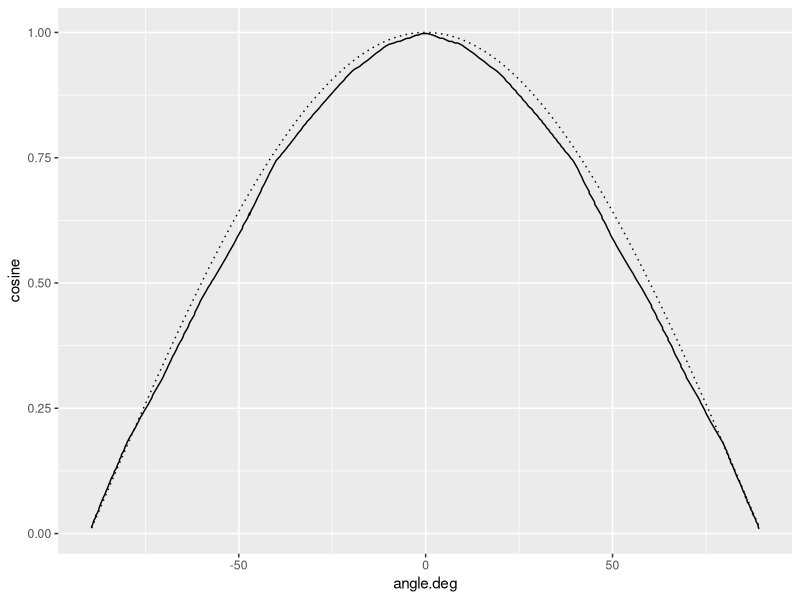
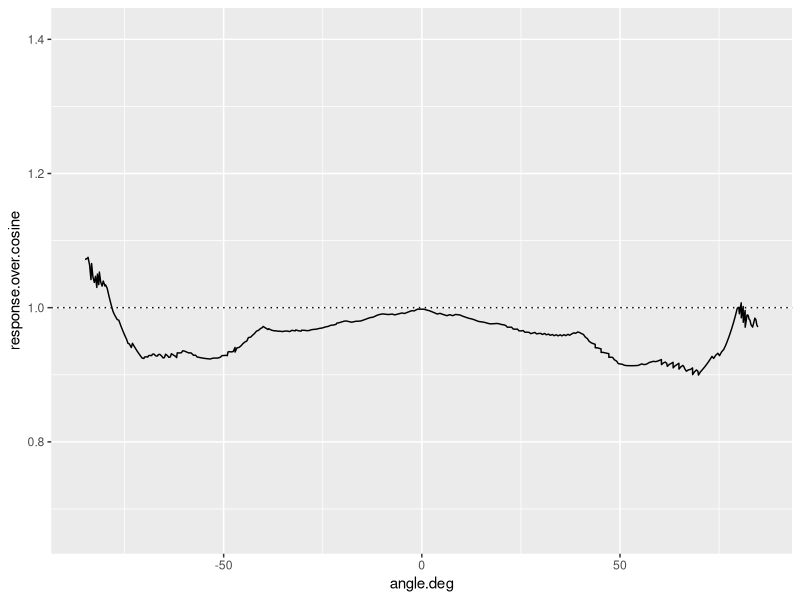
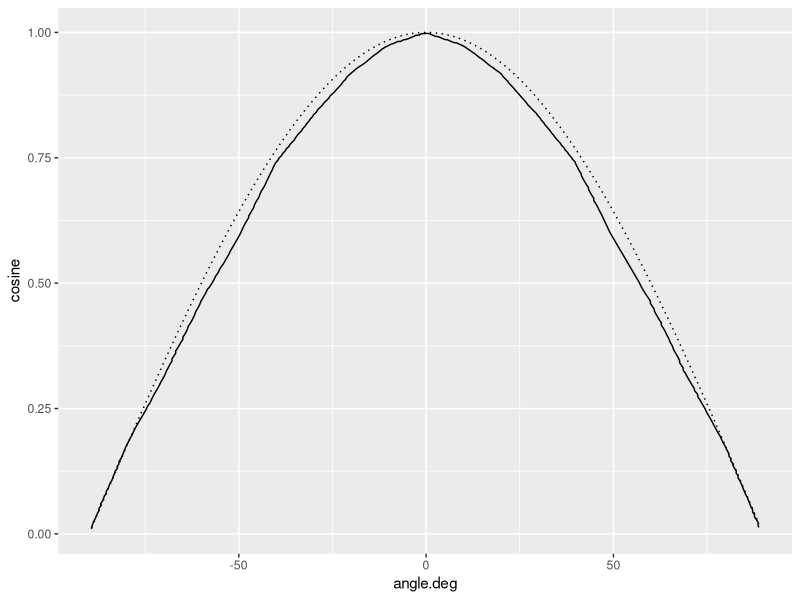
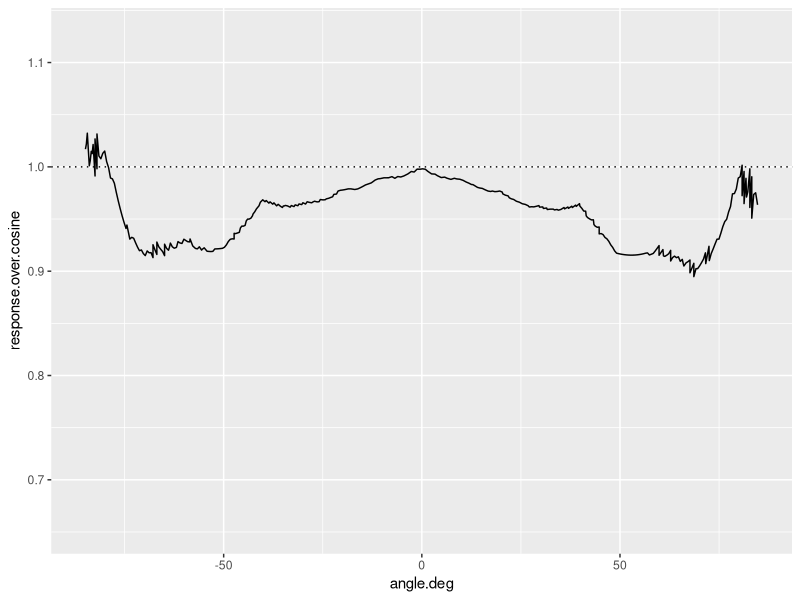
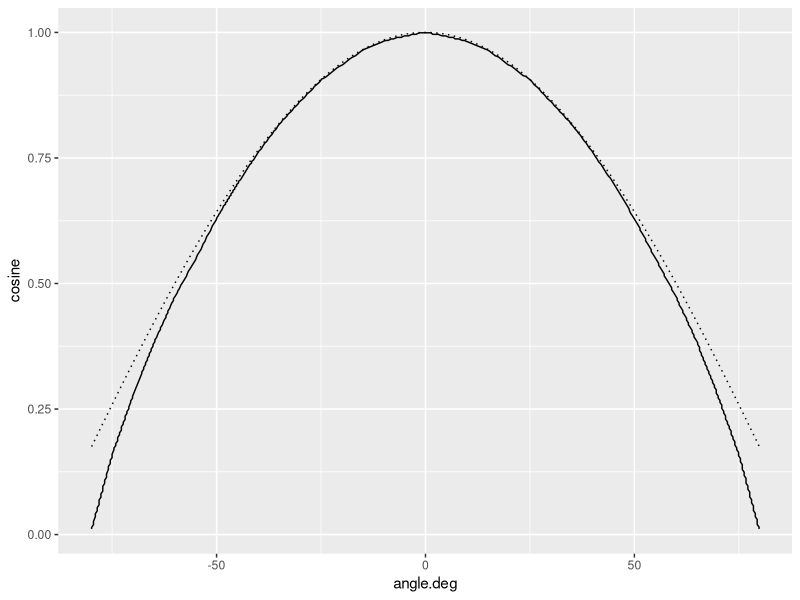
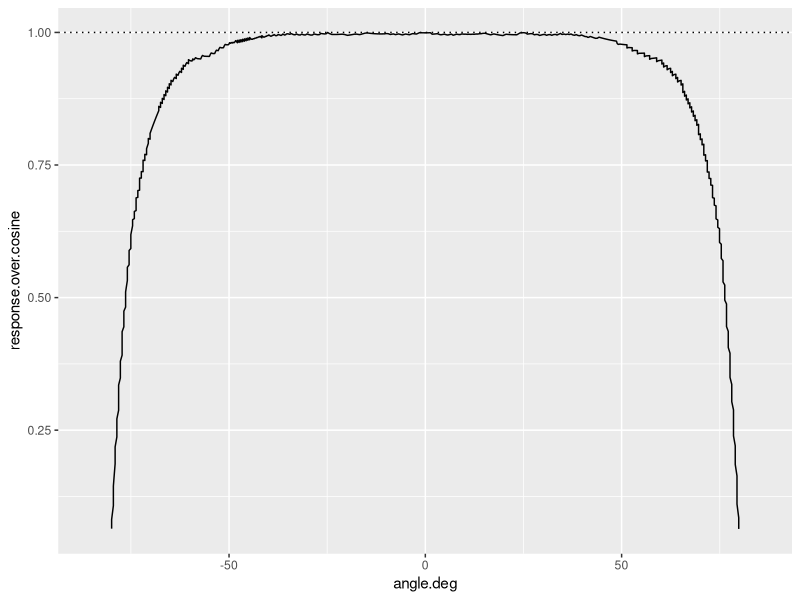

Generate these figures, in order, with R:
library(dplyr)
library(ggplot2)

read.csv2("data-raw/diffusers/sglux-cosine-enh.csv") %>%
  transmute(angle.deg = Line.2.x,
            angle.rad = angle.deg * pi / 180,
            response = Line.2.y / 100,
            cosine = cos(angle.rad),
            response.over.cosine = response / cosine) -> sglux_cosine_enh.df

ggplot(sglux_cosine_enh.df, aes(x = angle.deg)) +
  geom_line(aes(y = cosine), linetype = "dotted") +
  geom_line(aes(y = response))

ggplot(sglux_cosine_enh.df, aes(x = angle.deg, y = response.over.cosine)) +
  geom_hline(yintercept = 1, linetype = "dotted") +
  geom_line() +
  xlim(-85, 85)


read.csv2("data-raw/diffusers/sglux-cosine.csv") %>%
  transmute(angle.deg = Line.2.x,
            angle.rad = angle.deg * pi / 180,
            response = Line.2.y / 100,
            cosine = cos(angle.rad),
            response.over.cosine = response / cosine) -> sglux_cosine.df

ggplot(sglux_cosine.df, aes(x = angle.deg)) +
  geom_line(aes(y = cosine), linetype = "dotted") +
  geom_line(aes(y = response))

ggplot(sglux_cosine.df, aes(x = angle.deg, y = response.over.cosine)) +
  geom_hline(yintercept = 1, linetype = "dotted") +
  geom_line() +
  xlim(-85, 85)


read.csv2("data-raw/diffusers/TOCON-cosine.csv") %>% # head()
  transmute(angle.deg = Line.3.x,
            angle.rad = angle.deg * pi / 180,
            response = Line.3.y / 100,
            cosine = cos(angle.rad),
            response.over.cosine = response / cosine) -> TOCON_cosine.df

ggplot(TOCON_cosine.df, aes(x = angle.deg)) +
  geom_line(aes(y = cosine), linetype = "dotted") +
  geom_line(aes(y = response))

ggplot(TOCON_cosine.df, aes(x = angle.deg, y = response.over.cosine)) +
  geom_hline(yintercept = 1, linetype = "dotted") +
  geom_line() +
  xlim(-85, 85)
